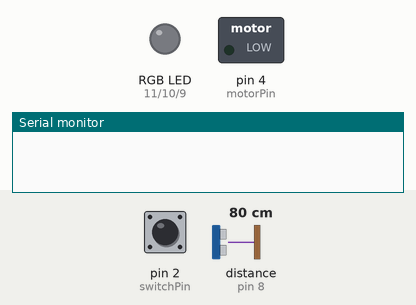
The sketch below on a simulated Arduino Uno, built with avr-gcc and run on an emulated ATmega328P. Shown: switched loads named in the sketch (green lamp = pin HIGH), an RGB LED mixed from three pins (HIGH = lit), the last lines printed to the serial monitor. The inputs (shaded band) are chosen by the test bench; at power-on: pin 2 (switchPin) LOW, distance to the obstacle (sensor on pin 8) 80 cm. The echo pulse lasts 58.3 µs per cm; pins used as bus, display or sensor lines are not drawn.

Above: at 1.2 s.
1.3 s: pin 2 (switchPin) pulled HIGH for 0.25 s
At 2.5 s:
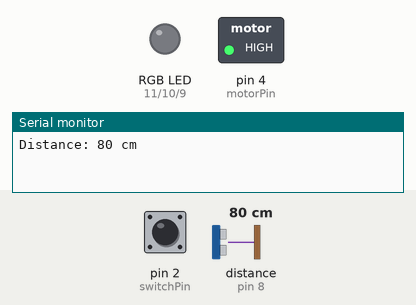
3.1 s: pin 2 (switchPin) pulled HIGH for 3.2 s
At 3.9 s:
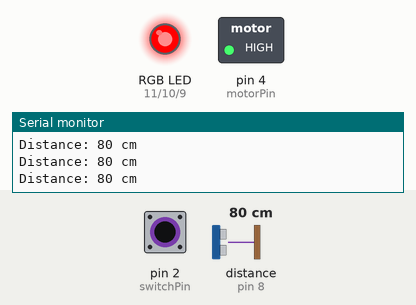
Timing chart, 0 to 8.0 s (numbered marks = the images above; inputs shaded):
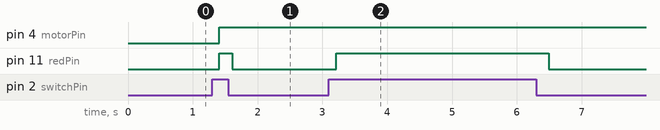

The sketch:

blind_spot_detection_system.ino
```cpp
//Pins used def
const int trigPin = 7; //trigger pin for sensor
const int echoPin = 8; //echo pin for sensor
const int motorPin = 4; //pin for vibration motor
const int switchPin = 2; //pin to control switch ON/OFF
const int redPin = 11;    // red pin RGB LED
const int greenPin = 10;  // green pin RGB LED
const int bluePin = 9; 	// blue pin RGB LED

//constants for distance def
const int c1 = 200;
const int c2 = 300;

//variable def
int dist;
int switchState;


void setup()
{

  pinMode(trigPin, OUTPUT);
  pinMode(echoPin,INPUT);
  pinMode(motorPin, OUTPUT);
  pinMode(switchPin, INPUT);
  pinMode(redPin, OUTPUT);
  pinMode(greenPin, OUTPUT);
  pinMode(bluePin, OUTPUT);


  Serial.begin(9600);
}
void loop(){

    switchState = digitalRead(switchPin);

  if(switchState==HIGH) {

    dist = getDistance();
    Serial.print("Distance: ");
    Serial.print(dist); // Print the output in serial monitor
    Serial.println(" cm");

  if(dist > c2)//safe distance
  {
    setColor(0, 0, 0); //led off
    digitalWrite(motorPin, LOW); //vibration motor off
  }
  else if(dist < c1) //critical warning
  {
    setColor(255, 0, 0); //rgb led red
    digitalWrite(motorPin, HIGH); //no vibration motor
  }
  else if(c1< dist <=c2) //first warning
  {
    setColor(255, 165, 0); //  rgb led orange
    digitalWrite(motorPin, LOW); //no vibration motor
  }

  }
    else if(switchState == LOW)
  {
    setColor(0, 0, 0); //led off
  }

  delay(200);
}


  //func to calculate distance
  int getDistance()
  {
    digitalWrite(trigPin, LOW);
    delayMicroseconds(2);

    digitalWrite(trigPin,HIGH);
    delayMicroseconds(10);

    digitalWrite(trigPin,LOW);

    long duration = pulseIn(echoPin, HIGH);
    int distance = duration * 0.0344 / 2;

    return distance;
  }

    //func for RGB Led color
  void setColor(int red, int green, int blue)
  {
    analogWrite(redPin,red);
    analogWrite(greenPin,green);
    analogWrite(bluePin,blue);
  }
```

Measured:
- after the input at 1.3 s, pin 4 (motorPin): LOW → HIGH after 0.11 s; pin 11 (redPin): LOW → HIGH after 0.11 s, → LOW 0.20 s later
- after the input at 3.1 s, pin 11 (redPin): LOW → HIGH after 0.11 s, → LOW 3.3 s later
